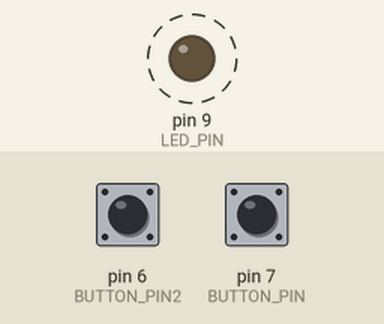
This sketch was run on a simulated Arduino Uno, built with avr-gcc and run on an emulated ATmega328P. Parts: output pins drawn as LEDs (lit = HIGH). Dashed ring = blinking. The test bench sets the inputs (shaded band); at power-on: pin 6 (BUTTON_PIN2) HIGH, pin 7 (BUTTON_PIN) HIGH.

Above: at 5.9 s.
6.0 s: pin 6 (BUTTON_PIN2) pulled LOW for 2.95 s
At 6.16 s:
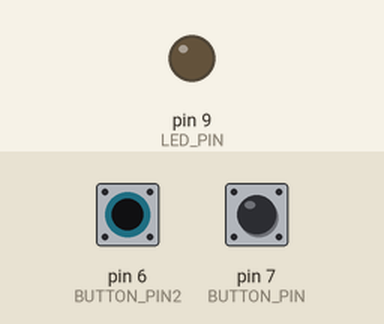
At 8.6 s:
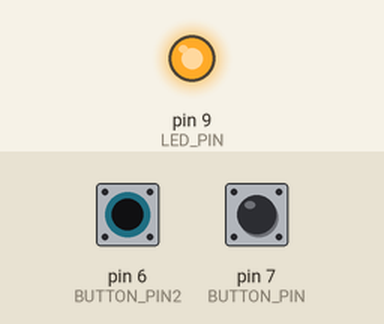
10.4 s: pin 7 (BUTTON_PIN) pulled LOW for 2.95 s
Timing chart, 0 to 20.8 s (numbered marks = the images above; inputs shaded):
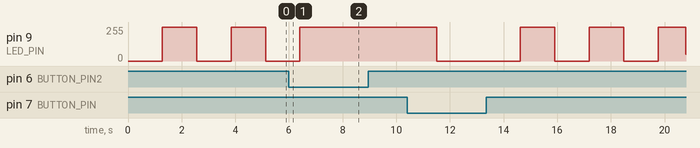

The sketch:

LED_OUTPUT_2PUSHBUTTONS_FADE.ino
```cpp
#define LED_PIN    9
#define BUTTON_PIN 7     // Button 1
#define BUTTON_PIN2 6    // Button 2

void setup() {
  pinMode(LED_PIN, OUTPUT);

  // Internal pull-ups: unpressed = HIGH, pressed = LOW
  pinMode(BUTTON_PIN, INPUT_PULLUP);
  pinMode(BUTTON_PIN2, INPUT_PULLUP);
}

void loop() {
  bool button1Pressed = (digitalRead(BUTTON_PIN)  == HIGH);
  bool button2Pressed = (digitalRead(BUTTON_PIN2) == HIGH);

  // Case 1: neither button pressed -> LED OFF
  if (!button1Pressed && !button2Pressed) {
    digitalWrite(LED_PIN, LOW);
  }
  // Case 2: button 1 only -> solid ON
  else if (button1Pressed && !button2Pressed) {
    digitalWrite(LED_PIN, HIGH);
  }
  // Case 3: button 1 + button 2 -> fade
  else if (button1Pressed && button2Pressed) {
    fadeLED();
  }
  // Case 4: button 2 only -> also OFF (you can change this if you want)
  else {
    digitalWrite(LED_PIN, LOW);
  }
}

void fadeLED() {
  // Fade up
  for (int i = 0; i <= 255; i++) {
    analogWrite(LED_PIN, i);
    delay(5);
  }
  // Fade down
  for (int i = 255; i >= 0; i--) {
    analogWrite(LED_PIN, i);
    delay(5);
  }
}
```

Measured:
- after the input at 6.0 s, pin 9 (LED_PIN): goes on until 6.4 s, then stays 255/255
- by itself, pin 9 (LED_PIN): alternates 255/255 for 1.3 s and 0/255 for 1.3 s
